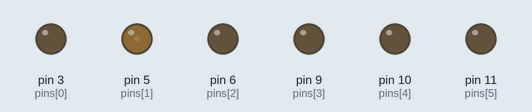
A sketch run on a simulated Arduino Uno, built with avr-gcc and run on an emulated ATmega328P. Shown: output pins drawn as LEDs (lit = HIGH). Random numbers use the default seed unless the sketch sets one.

Above: at 0.15 s.
At 3.77 s:
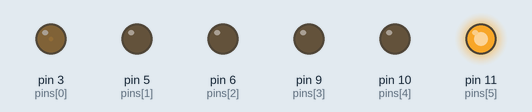
At 7.7 s:
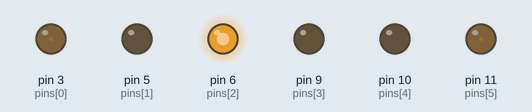
At 15.58 s:
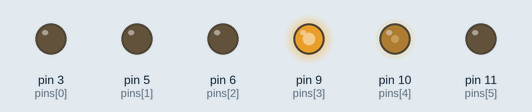
At 23.16 s:
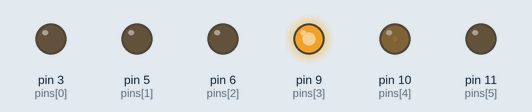
At 31.01 s:
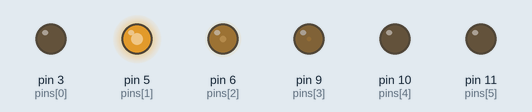
Timing chart, 0 to 31.0 s (numbered marks = the images above):
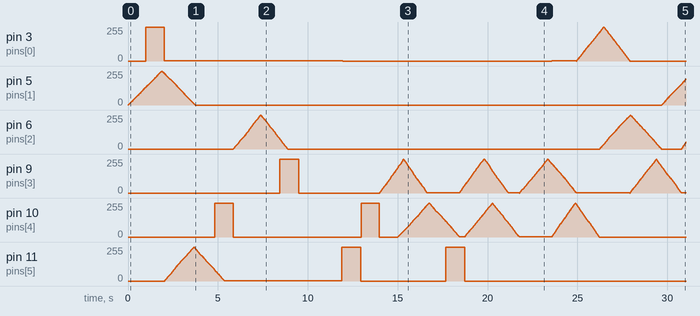

The sketch:

Ctrl.ino
```cpp
int pins[] = {
  3, 5, 6, 9, 10, 11};
int currPin[] = {
  0,1};
int currValue[] = {
  -255,-255};
int currDelay[] = {
  5,10};
long lastChangeMillis[] = {
  0,0};


void setup(){
  for(int i=0; i<6; i++){
    pinMode(pins[i], OUTPUT);
    analogWrite(pins[i], 0);
  }
  lastChangeMillis[0] = lastChangeMillis[1] = millis();
}

void loop(){
  analogWrite(pins[currPin[0]], 255-abs(currValue[0]));
  analogWrite(pins[currPin[1]], 255-abs(currValue[1]));

  for(int i=0; i<2; i++){
    if(millis()-lastChangeMillis[i] > currDelay[i]){
      currValue[i]+=random(1,3);
      if(currValue[i] > 255) {
        currValue[i] = -255;
        currPin[i] = random(0,6);
        if(currPin[i] == currPin[(i+1)%2]){
          currPin[i] = (currPin[i]+1)%6;
        }
        currDelay[i] = random(5,10);
      }
      lastChangeMillis[i] = millis();
    }
  }

}
```

Measured:
- by itself, pin 3 (pins[0]): 0/255 → 254/255 at 1.0 s, → 1/255 1.0 s later, → 0/255 9.9 s later, → 1/255 11.6 s later, … (334 changes in this stretch)
- by itself, pin 10 (pins[4]): 0/255 → 254/255 at 4.8 s, → 0/255 1.0 s later, → 254/255 7.1 s later, → 0/255 0.99 s later, … (950 changes in this stretch)
